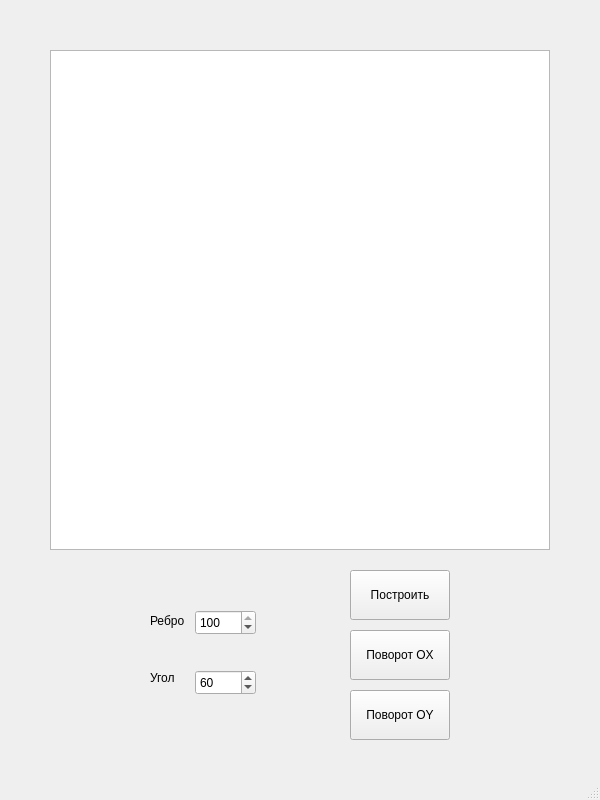
<?xml version="1.0" encoding="UTF-8"?>
<ui version="4.0">
 <class>MainWindow</class>
 <widget class="QMainWindow" name="MainWindow">
  <property name="geometry">
   <rect>
    <x>0</x>
    <y>0</y>
    <width>600</width>
    <height>800</height>
   </rect>
  </property>
  <property name="windowTitle">
   <string>MainWindow</string>
  </property>
  <widget class="QWidget" name="centralwidget">
   <widget class="QGraphicsView" name="graphicsView">
    <property name="geometry">
     <rect>
      <x>50</x>
      <y>50</y>
      <width>500</width>
      <height>500</height>
     </rect>
    </property>
   </widget>
   <widget class="QSpinBox" name="edge">
    <property name="geometry">
     <rect>
      <x>195</x>
      <y>610</y>
      <width>61</width>
      <height>25</height>
     </rect>
    </property>
    <property name="maximum">
     <number>100</number>
    </property>
    <property name="singleStep">
     <number>10</number>
    </property>
    <property name="value">
     <number>100</number>
    </property>
   </widget>
   <widget class="QSpinBox" name="angle">
    <property name="geometry">
     <rect>
      <x>195</x>
      <y>670</y>
      <width>61</width>
      <height>25</height>
     </rect>
    </property>
    <property name="maximum">
     <number>360</number>
    </property>
    <property name="singleStep">
     <number>5</number>
    </property>
    <property name="value">
     <number>60</number>
    </property>
   </widget>
   <widget class="QLabel" name="label">
    <property name="geometry">
     <rect>
      <x>150</x>
      <y>610</y>
      <width>41</width>
      <height>21</height>
     </rect>
    </property>
    <property name="text">
     <string>Ребро</string>
    </property>
   </widget>
   <widget class="QLabel" name="label_2">
    <property name="geometry">
     <rect>
      <x>150</x>
      <y>670</y>
      <width>31</width>
      <height>16</height>
     </rect>
    </property>
    <property name="text">
     <string>Угол</string>
    </property>
   </widget>
   <widget class="QPushButton" name="createCube">
    <property name="geometry">
     <rect>
      <x>350</x>
      <y>570</y>
      <width>100</width>
      <height>50</height>
     </rect>
    </property>
    <property name="text">
     <string>Построить</string>
    </property>
   </widget>
   <widget class="QPushButton" name="rotateOX">
    <property name="geometry">
     <rect>
      <x>350</x>
      <y>630</y>
      <width>100</width>
      <height>50</height>
     </rect>
    </property>
    <property name="text">
     <string>Поворот OX</string>
    </property>
   </widget>
   <widget class="QPushButton" name="rotateOY">
    <property name="geometry">
     <rect>
      <x>350</x>
      <y>690</y>
      <width>100</width>
      <height>50</height>
     </rect>
    </property>
    <property name="text">
     <string>Поворот OY</string>
    </property>
   </widget>
  </widget>
  <widget class="QMenuBar" name="menubar">
   <property name="geometry">
    <rect>
     <x>0</x>
     <y>0</y>
     <width>600</width>
     <height>25</height>
    </rect>
   </property>
  </widget>
  <widget class="QStatusBar" name="statusbar"/>
 </widget>
 <resources/>
 <connections/>
</ui>
